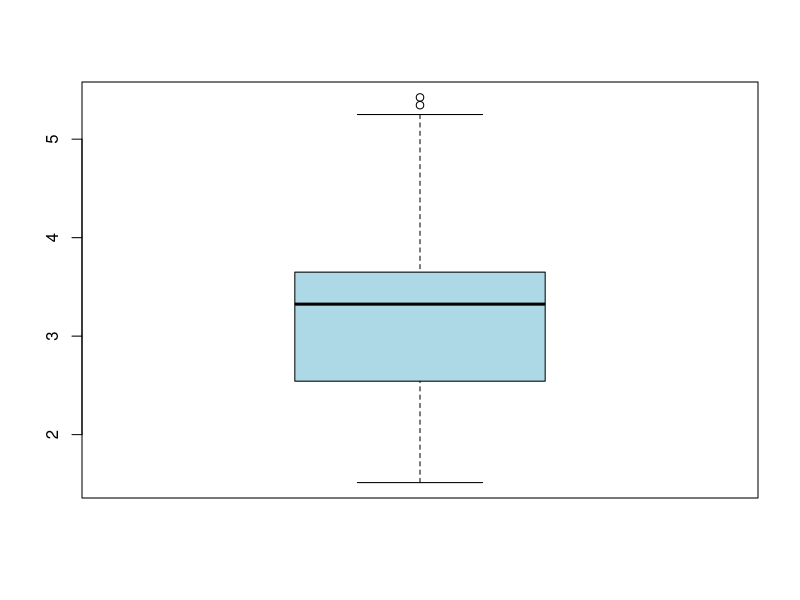
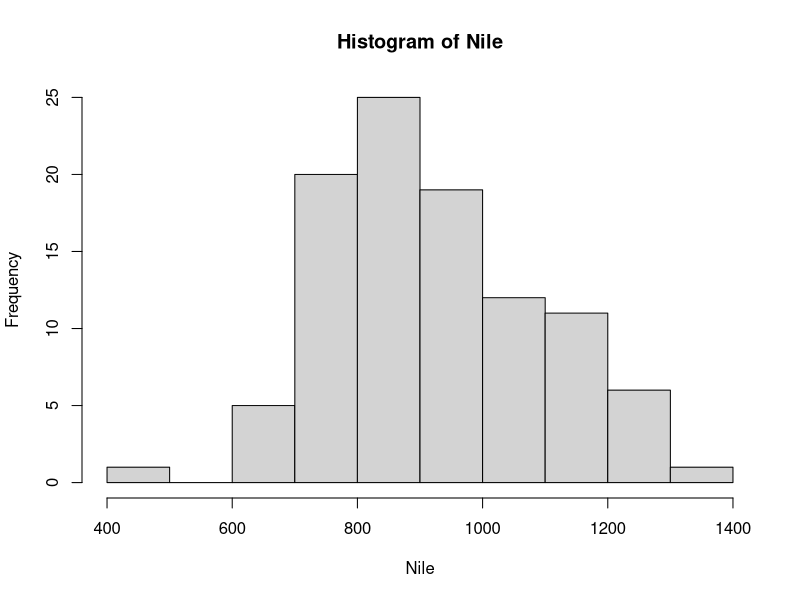
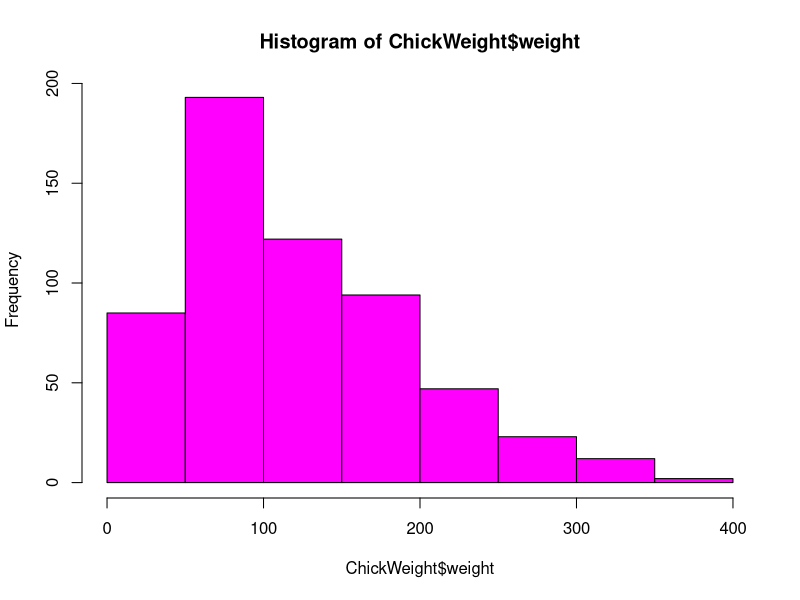
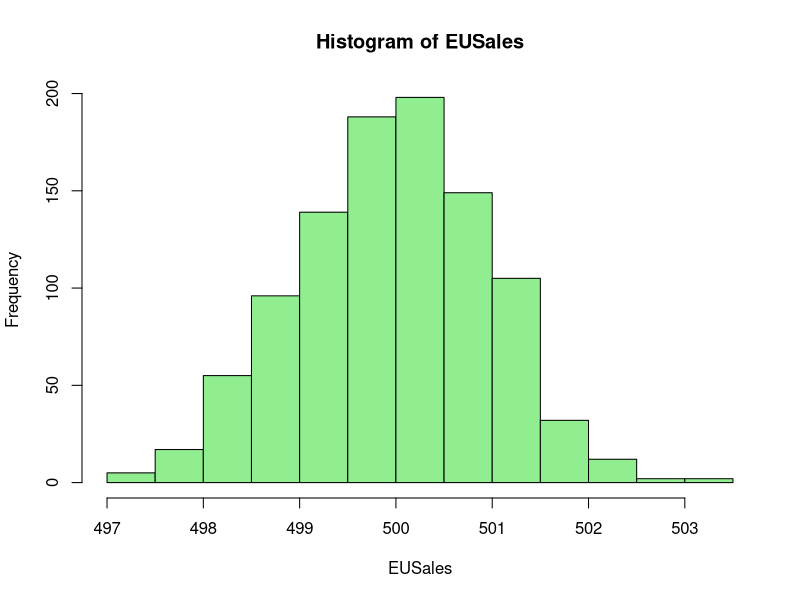
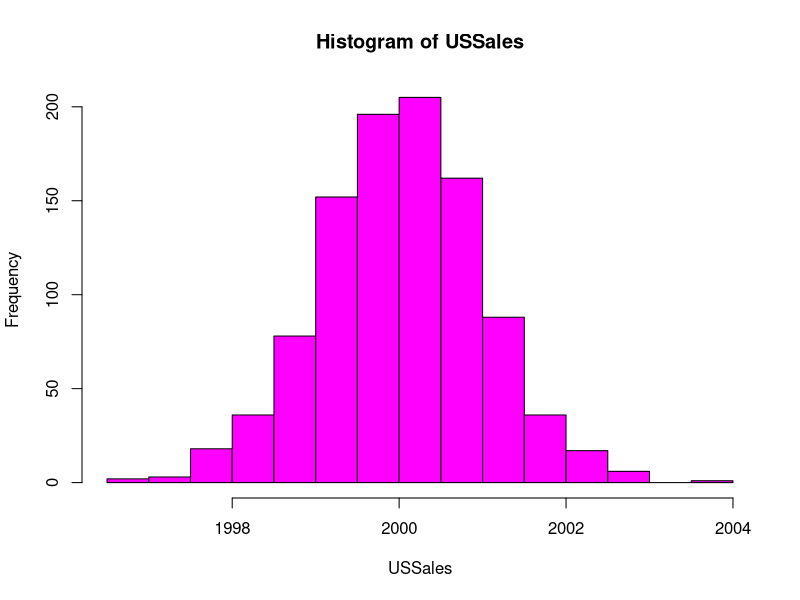

Write R code to recreate these figures, in order.
##########################################
#      Getting Summary Statistics        #
##########################################

# quartiles are the 3 points that divide the
# data into 4 equal groups...
summary(mtcars$wt)
boxplot(mtcars$wt, col =  'lightblue')

library(psych)

# trimmed = mean without the outliers
# mad     = median absolute deviation
#           like sd but without the squaring
# kurtosis = peakeness
describe(mtcars$wt)  # For one column
describe(mtcars)     # For all columns


### Mode ###

# There is no built in mode function.
#
# Found this mode calculation at the link below...
#    https://www.tutorialspoint.com/r/r_mean_median_mode.htm

# Create the function.
getmode <- function(v) {
  uniqv <- unique(v)
  uniqv[which.max(tabulate(match(v, uniqv)))]
}

# Create the vector with numbers.
v <- c(2,1,2,3,1,2,3,4,1,5,5,3,2,3)

# Calculate the mode using the user function.
result <- getmode(v)
print(result)

#### End of Mode ####

############################
#    Distribution          #
############################

data()

hist(Nile)   # close to normal distribution

hist(ChickWeight$weight, col='magenta')  # Skews to left

#
##############################################
#   Using Standard Units to Compare Values   #
##############################################

# Use rnorm to generate a normal distribution...
NumberOfValues <- 1000

EUSales <- rnorm(NumberOfValues, mean = 500)
hist(EUSales, col = 'lightgreen')

USSales <- rnorm(NumberOfValues, mean = 2000)
hist(USSales, col = 'magenta')

# 1 - Find the mean...
avg_eu <- sum(EUSales)/NumberOfValues
avg_us <- sum(USSales)/NumberOfValues
avg_eu
avg_us

# 2 - Find the difference from the mean of each value
#     and square it...
diff_eu <- (EUSales - avg_eu)^2
diff_eu
diff_us <- (USSales - avg_us)^2
diff_us

# 3 - Add up the values from step 2...
diff_tot_eu <- sum(diff_eu) 
diff_tot_eu
diff_tot_us <- sum(diff_us) 
diff_tot_us

# 4 - Divide the total from step 3 by the number of values...
diff_avg_eu <- diff_tot_eu / NumberOfValues  # variance
diff_avg_eu
diff_avg_us <- diff_tot_us / NumberOfValues  # variance
diff_avg_us

# 5 - Take the square root of the result of step 4...
sd_eu <- sqrt(diff_avg_eu)  # standard deviation
sd_us <- sqrt(diff_avg_us)  # standard deviation
sd_eu
sd_us

# New sales figures come in.
# Who had the larger sales growth over average?

NewEUSales <- 502
NewUSSales <- 2002

# Convert each amount to standard units...
(NewEUSales - avg_eu)/sd_eu
(NewUSSales - avg_us)/sd_us

# EU had a larger sales growth, it is more
# standard units over the mean.


#################################################
#   Why R May Not Give You the Same Results...  #
#################################################
#
# See blog below for explanation...
# https://stackoverflow.com/questions/28637908/why-is-the-var-function-giving-me-a-different-answer-than-my-calculated-varian

#  Biased versus not biased.
#  Full population vs. sample...

# What we got above...
sd_eu

# R's answer...

#  Issue with standard deviation in R...
sd(EUSales)

# Corrected for degrees of freedom...
sd(EUSales) * sqrt(999/1000)

# Variance is affected too...

diff_avg_eu # What we got...

# R's answer...
var(EUSales)

# Sample selection being accounted for...
diff_tot_eu / 999

# Or to get to what diff_tot_eu has...
var(EUSales)*(999/1000)


#
#2.059418
#> (NewUSSales - avg_us)/sd_us
#[1] 1.918094


